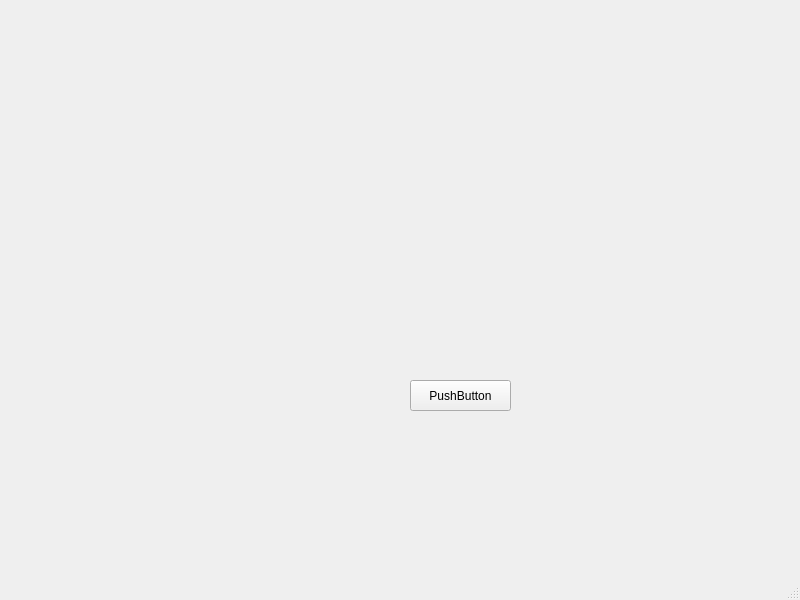
<?xml version="1.0" encoding="UTF-8"?>
<ui version="4.0">
 <class>MainWindow</class>
 <widget class="QMainWindow" name="MainWindow">
  <property name="geometry">
   <rect>
    <x>0</x>
    <y>0</y>
    <width>800</width>
    <height>600</height>
   </rect>
  </property>
  <property name="windowTitle">
   <string>MainWindow</string>
  </property>
  <widget class="QWidget" name="centralwidget">
   <widget class="QPushButton" name="pushButton">
    <property name="geometry">
     <rect>
      <x>410</x>
      <y>380</y>
      <width>101</width>
      <height>31</height>
     </rect>
    </property>
    <property name="text">
     <string>PushButton</string>
    </property>
   </widget>
  </widget>
  <widget class="QMenuBar" name="menubar">
   <property name="geometry">
    <rect>
     <x>0</x>
     <y>0</y>
     <width>800</width>
     <height>21</height>
    </rect>
   </property>
  </widget>
  <widget class="QStatusBar" name="statusbar"/>
 </widget>
 <resources/>
 <connections/>
</ui>
